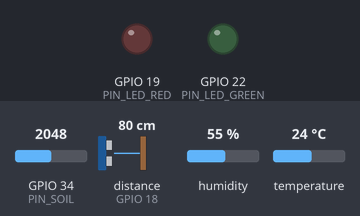
The sketch below on a simulated ESP32. Shown: output pins drawn as LEDs (lit = HIGH). Wiring (inferred from the names in the program): DHT11 sensor: data GPIO 4; ultrasonic range finder: trigger GPIO 5; echo GPIO 18. The inputs (shaded band) are chosen by the test bench; at power-on: GPIO 34 (PIN_SOIL) = 2048, distance to the obstacle (sensor on GPIO 18) 80 cm, humidity 55 %, temperature 24 °C (analog values on the 0–4095 scale). The echo pulse lasts 58.3 µs per cm; WiFi joins after 1.5 s; servers stay silent unless stated; uploads are accepted with an empty reply; pins used as bus, display or sensor lines are not drawn; what the sketch prints to the serial monitor is not drawn.

Above: at 0.0 s.
At 1.1 s:
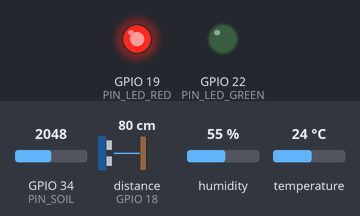
At 2.6 s:
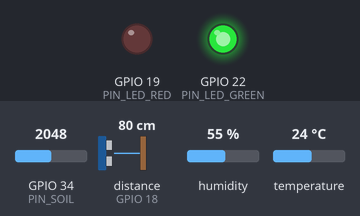
Timing chart, 0 to 4.1 s (numbered marks = the images above):
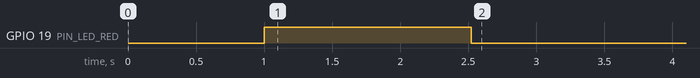

The sketch:

wifi_live_telemetry.ino
```cpp
/*
 * ==============================================================================
 *  DisasterSense - Live IoT Wi-Fi Telemetry Transmitter
 * ==============================================================================
 *  Streams live sensor data directly to your STERN-X web platform:
 *  Endpoint: http://<YOUR_PC_IP>:5001/api/flood/telemetry
 *
 *  Pin Connections:
 *  ------------------------------------------------------------------------------
 *  Component             Component Pin    ESP32 Pin / Voltage Rail
 *  ------------------------------------------------------------------------------
 *  HC-SR04 Ultrasonic    VCC              5V / VIN (from USB)
 *  HC-SR04 Ultrasonic    GND              GND
 *  HC-SR04 Ultrasonic    TRIG             GPIO 5
 *  HC-SR04 Ultrasonic    ECHO             GPIO 18 (via 1k / 2k voltage divider)
 *
 *  DHT11 Temp & Humidity VCC              3V3
 *  DHT11 Temp & Humidity GND              GND
 *  DHT11 Temp & Humidity DATA / S         GPIO 4
 *
 *  Soil Moisture Sensor  VCC              3V3
 *  Soil Moisture Sensor  GND              GND
 *  Soil Moisture Sensor  AO / AOUT        GPIO 34 (ADC1 Channel 6)
 *
 *  Red Indicator LED     Anode (+)        GPIO 19 (through 330 ohm resistor)
 *  Red Indicator LED     Cathode (-)      GND
 *
 *  Green Indicator LED   Anode (+)        GPIO 22 (through 330 ohm resistor)
 *  Green Indicator LED   Cathode (-)      GND
 *  ------------------------------------------------------------------------------
 */

#include <WiFi.h>
#include <HTTPClient.h>

// ==============================================================================
// 1. YOUR NETWORK CREDENTIALS & BACKEND SERVER URL
// ==============================================================================
// Enter your Wi-Fi Name (SSID) and Password below:
const char* WIFI_SSID     = "POCO C75 5G";
const char* WIFI_PASSWORD = "rajat123";

// Your computer's IP address on your Wi-Fi network (Port 5001):
const char* SERVER_URL    = "http://10.17.106.82:5001/api/flood/telemetry";

// Transmission interval (every 3000ms = 3 seconds)
const unsigned long TRANSMIT_INTERVAL_MS = 3000;

// ==============================================================================
// 2. PIN DEFINITIONS
// ==============================================================================
const int PIN_TRIG      = 5;
const int PIN_ECHO      = 18;
const int PIN_DHT       = 4;
const int PIN_SOIL      = 34;
const int PIN_LED_RED   = 19;
const int PIN_LED_GREEN = 22;

const float SOUND_SPEED         = 0.0343; // cm/us in ambient air
const unsigned long ECHO_TIMEOUT = 30000;  // 30ms timeout (~5.1 meters max)

// Soil moisture calibration range (approximate for capacitive v1.2)
const int DRY_ADC_VALUE = 3300; // Sensor in dry air
const int WET_ADC_VALUE = 1600; // Sensor submerged in water

unsigned long readingCount = 0;

// ==============================================================================
// 3. ZERO-DEPENDENCY DIRECT DHT11 READER
// ==============================================================================
struct DHTData {
  float temperature;
  float humidity;
  bool isValid;
};

DHTData readDHT11Direct(int pin) {
  uint8_t data[5] = {0, 0, 0, 0, 0};
  DHTData result = {0.0, 0.0, false};

  pinMode(pin, OUTPUT);
  digitalWrite(pin, LOW);
  delay(20);
  digitalWrite(pin, HIGH);
  delayMicroseconds(30);
  pinMode(pin, INPUT_PULLUP);

  unsigned long timeout = micros();
  while (digitalRead(pin) == HIGH) {
    if (micros() - timeout > 100) return result;
  }
  timeout = micros();
  while (digitalRead(pin) == LOW) {
    if (micros() - timeout > 100) return result;
  }
  timeout = micros();
  while (digitalRead(pin) == HIGH) {
    if (micros() - timeout > 100) return result;
  }

  for (int i = 0; i < 40; i++) {
    timeout = micros();
    while (digitalRead(pin) == LOW) {
      if (micros() - timeout > 100) return result;
    }
    unsigned long startHigh = micros();
    while (digitalRead(pin) == HIGH) {
      if (micros() - startHigh > 100) return result;
    }
    unsigned long duration = micros() - startHigh;
    int byteIndex = i / 8;
    data[byteIndex] <<= 1;
    if (duration > 40) {
      data[byteIndex] |= 1;
    }
  }

  uint8_t checksum = (data[0] + data[1] + data[2] + data[3]) & 0xFF;
  if (checksum == data[4] && (data[0] != 0 || data[2] != 0)) {
    result.humidity    = (float)data[0] + ((float)data[1] * 0.1);
    result.temperature = (float)data[2] + ((float)data[3] * 0.1);
    result.isValid     = true;
  }
  return result;
}

// ==============================================================================
// 4. SETUP
// ==============================================================================
void setup() {
  Serial.begin(115200);
  delay(1000);

  pinMode(PIN_LED_RED, OUTPUT);
  pinMode(PIN_LED_GREEN, OUTPUT);
  digitalWrite(PIN_LED_RED, HIGH); // Red on while connecting
  digitalWrite(PIN_LED_GREEN, LOW);

  pinMode(PIN_TRIG, OUTPUT);
  pinMode(PIN_ECHO, INPUT);
  digitalWrite(PIN_TRIG, LOW);

  analogReadResolution(12);
  analogSetPinAttenuation(PIN_SOIL, ADC_11db);

  Serial.println("\n=======================================================");
  Serial.println("  DisasterSense -> STERN-X Live Web Transmitter        ");
  Serial.println("=======================================================");

  // Connect to Wi-Fi
  Serial.print("Connecting to Wi-Fi SSID: ");
  Serial.println(WIFI_SSID);

  WiFi.mode(WIFI_STA);
  WiFi.begin(WIFI_SSID, WIFI_PASSWORD);

  int attempts = 0;
  while (WiFi.status() != WL_CONNECTED && attempts < 30) {
    delay(500);
    Serial.print(".");
    attempts++;
  }

  if (WiFi.status() == WL_CONNECTED) {
    Serial.println("\n[WiFi] Connected successfully!");
    Serial.print("[WiFi] ESP32 IP Address: ");
    Serial.println(WiFi.localIP());
    Serial.print("[WiFi] Target Server:    ");
    Serial.println(SERVER_URL);
    digitalWrite(PIN_LED_RED, LOW);
    digitalWrite(PIN_LED_GREEN, HIGH);
  } else {
    Serial.println("\n[WiFi] Connection failed. Check SSID and password.");
    digitalWrite(PIN_LED_RED, HIGH);
    digitalWrite(PIN_LED_GREEN, LOW);
  }
}

// ==============================================================================
// 5. MAIN LOOP
// ==============================================================================
void loop() {
  readingCount++;

  // 1. Read DHT11
  DHTData dht = readDHT11Direct(PIN_DHT);

  // 2. Read HC-SR04 Ultrasonic Distance
  digitalWrite(PIN_TRIG, LOW);
  delayMicroseconds(2);
  digitalWrite(PIN_TRIG, HIGH);
  delayMicroseconds(10);
  digitalWrite(PIN_TRIG, LOW);

  unsigned long echoDuration = pulseIn(PIN_ECHO, HIGH, ECHO_TIMEOUT);
  float distanceCm = 0.0;
  bool ultrasonicValid = false;

  if (echoDuration > 0) {
    distanceCm = (echoDuration * SOUND_SPEED) / 2.0;
    if (distanceCm >= 2.0 && distanceCm <= 400.0) {
      ultrasonicValid = true;
    }
  }

  // 3. Read Soil Moisture (Average 10 samples)
  long adcSum = 0;
  for (int i = 0; i < 10; i++) {
    adcSum += analogRead(PIN_SOIL);
    delay(5);
  }
  int rawSoilAdc = adcSum / 10;

  // Convert to approximate percentage (0% = dry air, 100% = water)
  int moisturePct = map(rawSoilAdc, DRY_ADC_VALUE, WET_ADC_VALUE, 0, 100);
  moisturePct = constrain(moisturePct, 0, 100);

  // 4. Print Local Reading
  Serial.print("[#");
  Serial.print(readingCount);
  Serial.print("] Distance: ");
  Serial.print(distanceCm, 1);
  Serial.print(" cm | Temp: ");
  Serial.print(dht.temperature, 1);
  Serial.print(" °C | Hum: ");
  Serial.print(dht.humidity, 1);
  Serial.print(" % | Soil: ");
  Serial.print(moisturePct);
  Serial.println("%");

  // 5. Transmit to STERN-X Backend via HTTP POST
  if (WiFi.status() == WL_CONNECTED) {
    HTTPClient http;
    http.begin(SERVER_URL);
    http.addHeader("Content-Type", "application/json");

    // Construct JSON Payload for STERN-X Ingestion
    String jsonPayload = "{";
    if (ultrasonicValid) {
      jsonPayload += "\"water_surface_distance_cm\":" + String(distanceCm, 1) + ",";
    } else {
      jsonPayload += "\"water_surface_distance_cm\":null,";
    }
    if (dht.isValid) {
      jsonPayload += "\"temperature_c\":" + String(dht.temperature, 1) + ",";
      jsonPayload += "\"humidity_pct\":" + String(dht.humidity, 1) + ",";
    }
    jsonPayload += "\"soil_moisture_pct\":" + String(moisturePct) + ",";
    jsonPayload += "\"data_source\":\"HARDWARE_LIVE\",";
    jsonPayload += "\"is_valid\":" + String(ultrasonicValid ? "true" : "false");
    jsonPayload += "}";

    int httpResponseCode = http.POST(jsonPayload);

    if (httpResponseCode == 201 || httpResponseCode == 200) {
      Serial.print("  -> [HTTP POST] SUCCESS (");
      Serial.print(httpResponseCode);
      Serial.println(") Telemetry synced to website live!");
      digitalWrite(PIN_LED_GREEN, HIGH);
      digitalWrite(PIN_LED_RED, LOW);
    } else {
      Serial.print("  -> [HTTP POST] ERROR Code: ");
      Serial.println(httpResponseCode);
      digitalWrite(PIN_LED_GREEN, LOW);
      digitalWrite(PIN_LED_RED, HIGH);
    }

    http.end();
  } else {
    Serial.println("  -> [WiFi] Disconnected! Attempting to reconnect...");
    digitalWrite(PIN_LED_GREEN, LOW);
    digitalWrite(PIN_LED_RED, HIGH);
    WiFi.reconnect();
  }

  delay(TRANSMIT_INTERVAL_MS);
}
```
